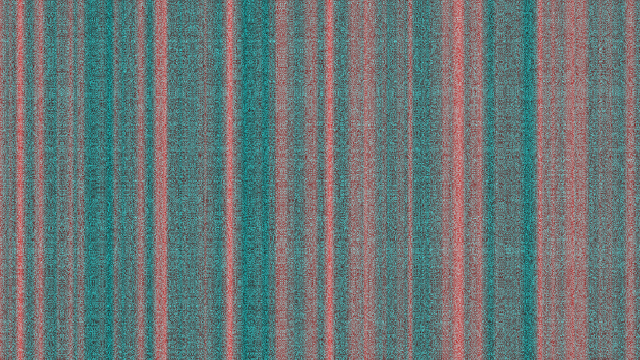
Frame 1 (no input)
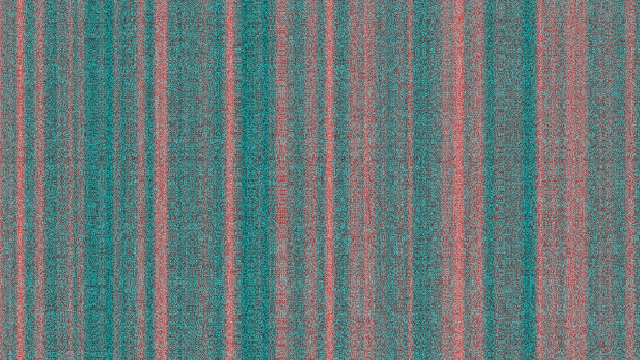
Frame 60 (the mouse pressed at the canvas centre just before this capture)
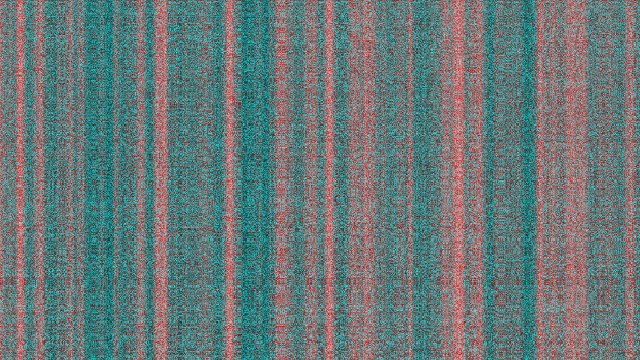
Frame 120 (the mouse held since frame 60 and released just before this capture)

The Processing sketch that drew these frames (run headless with seeded random() and noise(); from frame 60 on, the mouse is pressed at the canvas centre):

// Processing sketch: noisy_lasers_matrix
// ── noisy_lasers_matrix.pde

//-----------------------------------------//
// Plaid Lasers Vectors with Mouse Control //
//-----------------------------------------//

// This is a port of the plaid lasers sketch I did in the introduction section,
// this time using vectors. With this one I decided not to go with using pixArr
// since x and y are objects of pixels, and aren't declared. My current rule
// is to use vectors in place of what would otherwise have to be declared independently.

//PVector pixArr;
PVector offset;
PVector rgb;

void setup() {
  size(640,360);
  offset = new PVector(0,0,0);
  rgb = new PVector(0,0,0);
}

void draw() {
  
  //PVector mouse = new PVector(mouseX,mouseY);
  //PVector center = new PVector(width/2,height/2);
  //mouse.sub(center);
  
  //mouse.x.map = map(mouse,0,width,0,.99);
  
  loadPixels();
  
  offset.x = 0.0;
  
  for (int x = 0; x < width; x++) {
    
    offset.y = 0.0;
    
    for (int y = 0; y < height; y++) {
      
      rgb.x = map(noise(offset.x),0,1,0,255); // red
      rgb.y = map(noise(offset.y),0,1,0,255); // blue
      rgb.z = map(noise(offset.z),0,1,0,255); // green
      
      float bright = map(noise(rgb.x,rgb.y,rgb.z),0,1,0,255);
      
      pixels[x+y*width] = color(rgb.x,bright,bright,rgb.y); // The original sketch was like this
      
      offset.y += 0.1;
    }
    offset.x += 0.1;
  }
  
  updatePixels();
  
  offset.z += 0.01;
  
}
